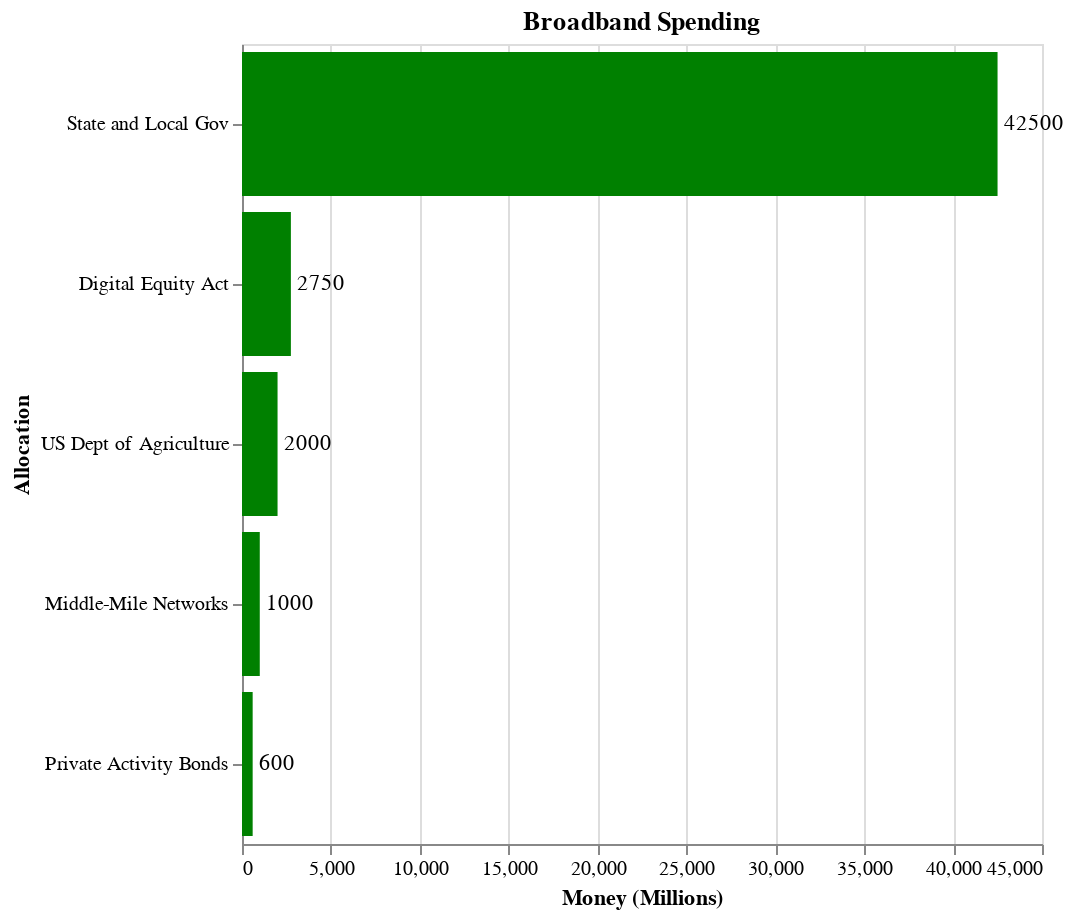

Write notebook code for a chart like this one.
### Code cell
bars = alt.Chart(BB_spending).mark_bar().encode(
    alt.X('Money (Millions):Q'),
    alt.Y("Allocation:N", sort='-x')
)

text = bars.mark_text(
    align='left',
    baseline='middle',
    dx=3  # Nudges text to right so it doesn't appear on top of the bar
).encode(
    text='Money (Millions):Q'
)

(bars + text).properties(title='Broadband Spending', height=400, width=400).configure_mark(
color='green')

### Figure 1 — Vega-Lite specification as saved in the notebook (floating-point values rounded to 4 significant figures)
{"config": {"view": {"continuousWidth": 400, "continuousHeight": 300}, "mark": {"color": "green"}}, "layer": [{"mark": "bar", "encoding": {"x": {"type": "quantitative", "field": "Money (Millions)"}, "y": {"type": "nominal", "field": "Allocation", "sort": "-x"}}}, {"mark": {"type": "text", "align": "left", "baseline": "middle", "dx": 3}, "encoding": {"text": {"type": "quantitative", "field": "Money (Millions)"}, "x": {"type": "quantitative", "field": "Money (Millions)"}, "y": {"type": "nominal", "field": "Allocation", "sort": "-x"}}}], "data": {"name": "data-9e7d06fe58b2a290084dc1bb0e21e310"}, "height": 400, "title": "Broadband Spending", "width": 400, "$schema": "https://vega.github.io/schema/vega-lite/v4.8.1.json", "datasets": {"data-9e7d06fe58b2a290084dc1bb0e21e310": [{"Allocation": "State and Local Gov", "Money (Millions)": 42500}, {"Allocation": "US Dept of Agriculture", "Money (Millions)": 2000}, {"Allocation": "Private Activity Bonds", "Money (Millions)": 600}, {"Allocation": "Middle-Mile Networks", "Money (Millions)": 1000}, {"Allocation": "Digital Equity Act", "Money (Millions)": 2750}]}}
